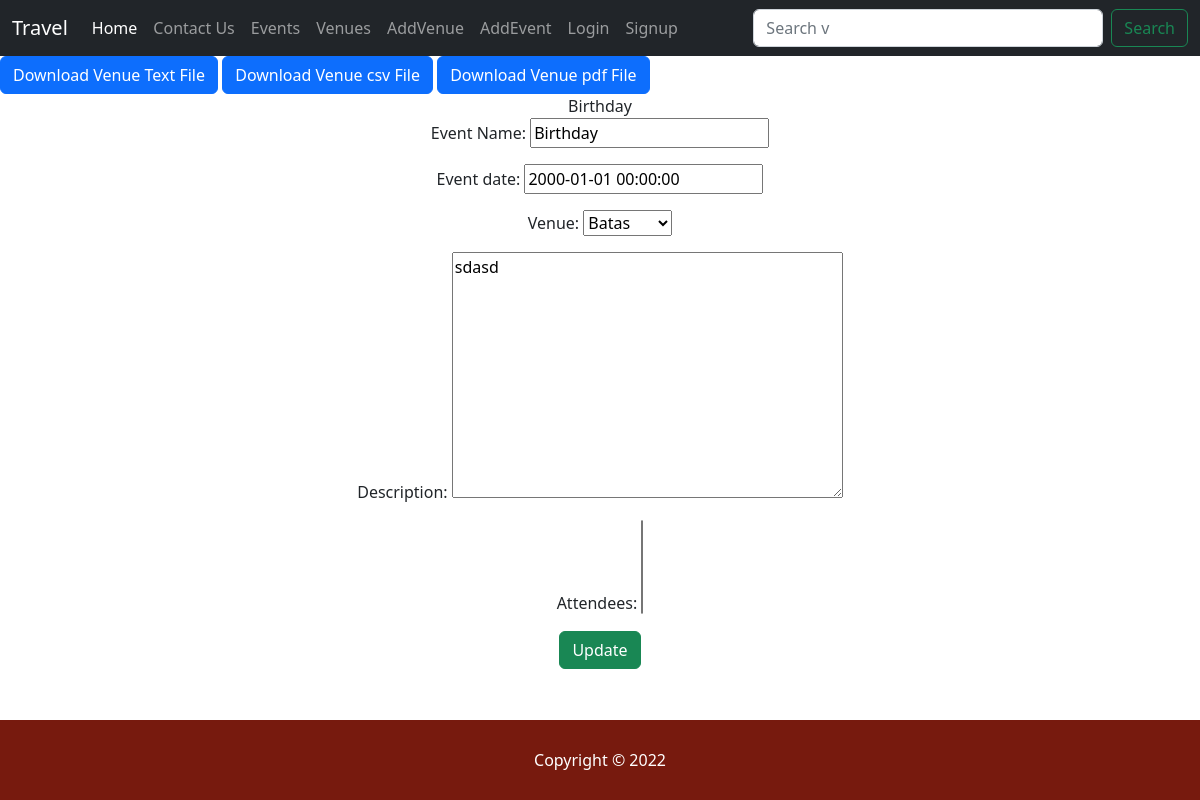
Screenshot of /update_event/1 with the database file from the repository.
### city/models.py (models this page shows)
class Event(models.Model):
    name=models.CharField('Event Name',max_length=100,null=True,blank=True)
    event_date=models.DateTimeField()
    venue=models.ForeignKey(Venue,on_delete=models.CASCADE,blank=True,null=True)
    description=models.TextField(max_length=100,null=True,blank=True)
    attendees=models.ManyToManyField(MyClubUser,blank=True)
    def __str__(self):
        return self.name

class Venue(models.Model):
    name=models.CharField("Venue Name",max_length=100,null=True,blank=True)
    address=models.CharField(max_length=100,null=True,blank=True)
    zip_code=models.CharField('Zip code',max_length=100,null=True,blank=True)
    phone=models.CharField('Phone',max_length=100,null=True,blank=True)
    web=models.URLField('Website Address')
    email_address=models.EmailField('Email Address')
    def __str__(self):
        return self.name

### city/views.py (the view)
# urls.py: path('update_event/<event_id>',views.update_event,name="update_event"),
def update_event(request,event_id):
    events=Event.objects.get(pk=event_id)
    form=eventForm(request.POST or None,instance=events)
    if form.is_valid():
        form.save()
        return redirect('events')
    context={
        "events":events,
        "form":form
    }
    return render(request,'Venue_CRUD/update_event.html',context)

### city/forms.py
class eventForm(ModelForm):
    class Meta:
        model=Event
        fields=['name','event_date','venue','description','attendees']
        Widgets={
            'event_date':forms.NumberInput(attrs={'type': 'date'})
        }

### templates/Venue_CRUD/update_event.html (shortened to what this page needs)
{% extends 'template.html'%}
    {%block content%}
    <center>
        {{events}}
        <form method="post">
            {{form.as_p}}
            <button class="btn btn-success">Update</button>
        </form>
    </center>
    {%endblock content%}

### rows the page displays
Event: name "Birthday", event_date "2000-01-01 00:00:00", venue "Batas", description "sdasd"
